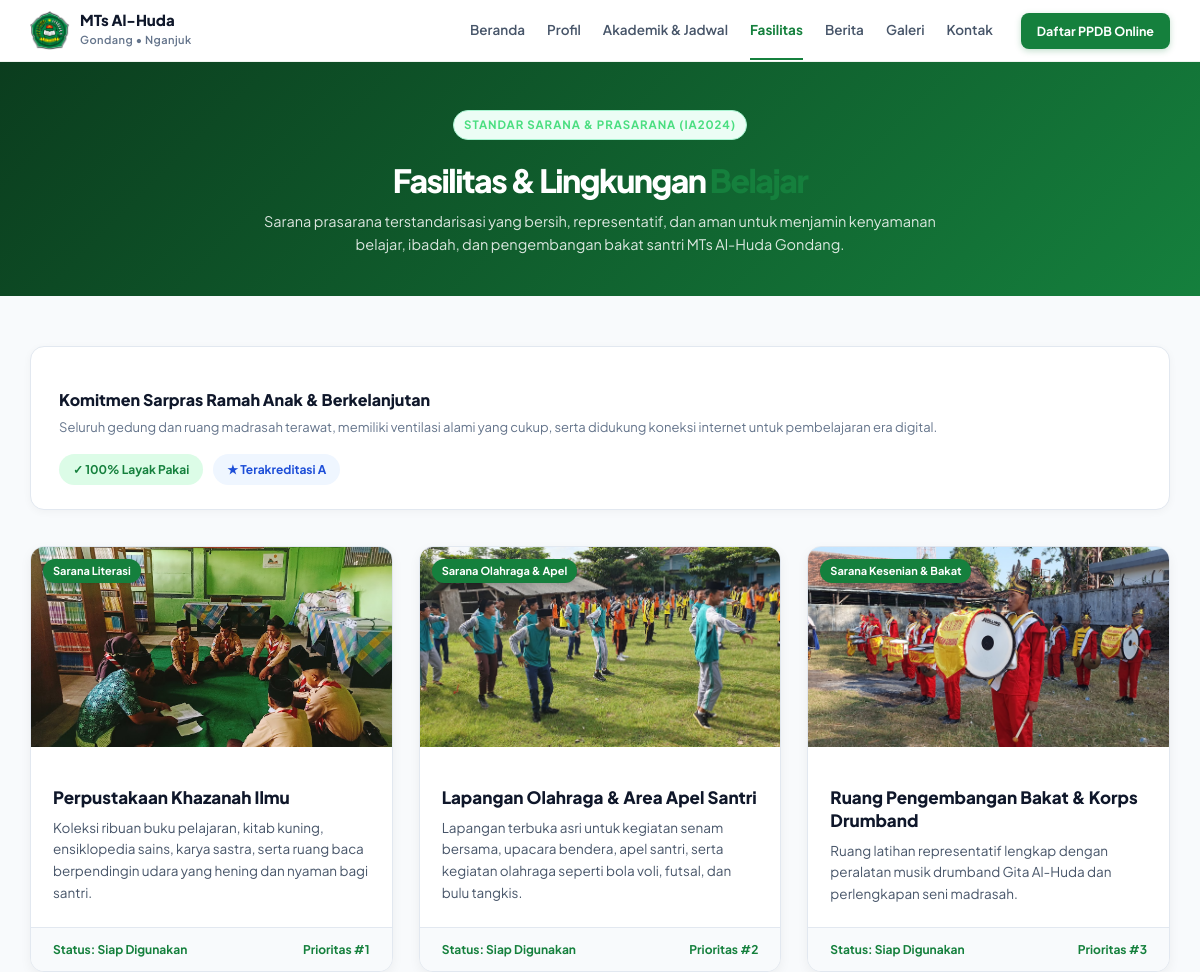
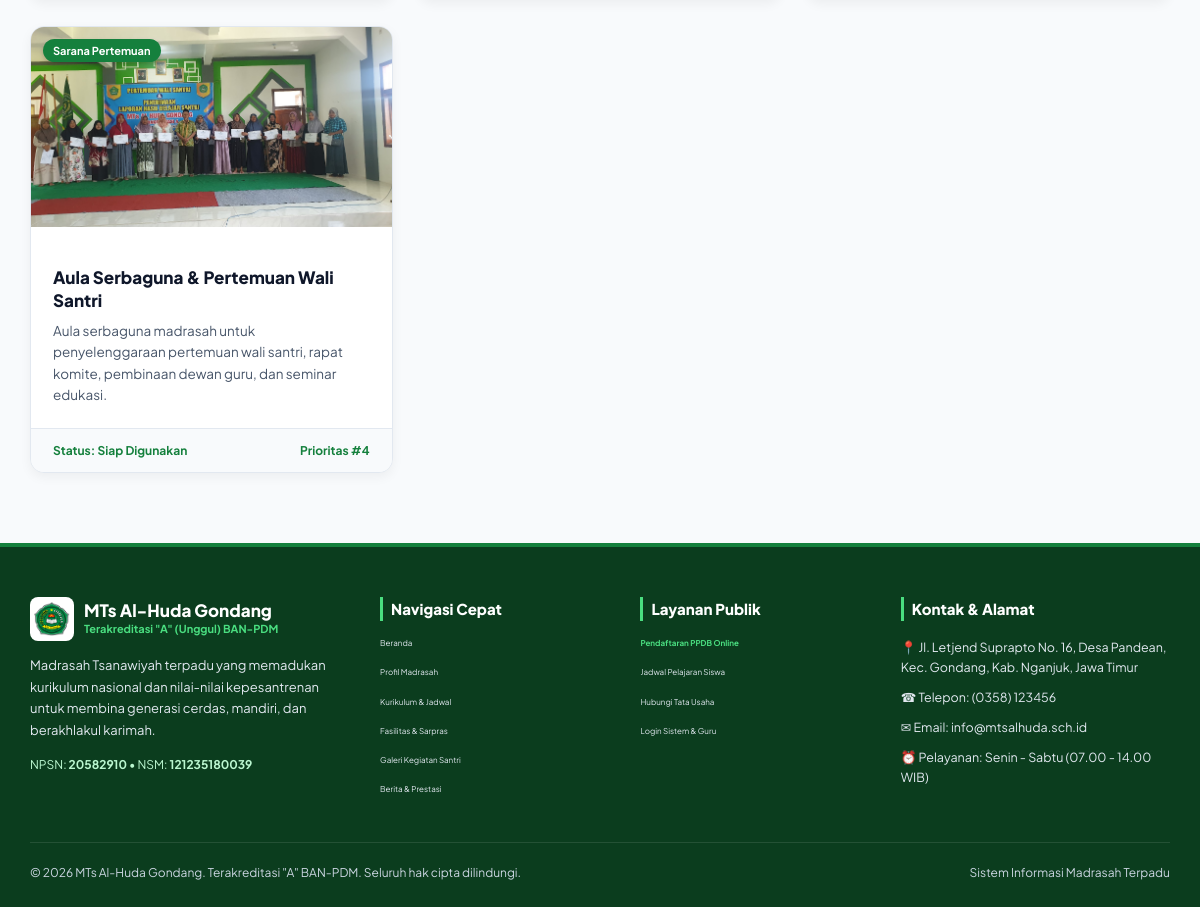
The app's page /fasilitas with its own data (2 pictures, top to bottom).
### tables this page shows
CREATE TABLE `fasilitas` (
  `id` bigint unsigned NOT NULL AUTO_INCREMENT,
  `name` varchar(120) NOT NULL,
  `nama_fasilitas` varchar(120) NOT NULL,
  `slug` varchar(140) NOT NULL,
  `category` varchar(60) NOT NULL DEFAULT 'Sarana Pembelajaran',
  `description` text DEFAULT NULL,
  `deskripsi` text DEFAULT NULL,
  `image_path` varchar(255) DEFAULT NULL,
  `gambar` varchar(255) DEFAULT NULL,
  `condition` enum('sangat_baik','baik','rusak_ringan','rusak_berat') NOT NULL DEFAULT 'baik',
  `kondisi` enum('sangat_baik','baik','rusak_ringan','rusak_berat') NOT NULL DEFAULT 'baik',
  `quantity` smallint unsigned NOT NULL DEFAULT '1',
  `jumlah` smallint unsigned NOT NULL DEFAULT '1',
  `sort_order` int NOT NULL DEFAULT '0',
  `is_active` tinyint(1) NOT NULL DEFAULT '1',
  `created_at` datetime NOT NULL DEFAULT CURRENT_TIMESTAMP,
  `updated_at` datetime NOT NULL DEFAULT CURRENT_TIMESTAMP ON UPDATE CURRENT_TIMESTAMP,
  `deleted_at` datetime DEFAULT NULL,
  PRIMARY KEY (`id`),
  UNIQUE KEY `uq_fasilitas_slug` (`slug`)
);

### app/Controllers/FasilitasController.php (called while the page is built, shortened)
<?php
class FasilitasController
{
    public function index(): void
    {
        $pdo = Database::connection();
        $stmt = $pdo->query("SELECT * FROM fasilitas WHERE is_active = 1 ORDER BY sort_order ASC, name ASC");
        $facilities = $stmt->fetchAll();
        $data = [
            'title' => 'Fasilitas & Sarana Prasarana | MTs Al-Huda Gondang',
            'facilities' => $facilities,
        ];
        require_once __DIR__ . '/../Views/fasilitas/index.php';
    }
}

### app/helpers.php (called while the page is built, shortened)
<?php
if (!function_exists('base_path')) {
    function base_path(): string
    {
        $script = str_replace('\\', '/', $_SERVER['SCRIPT_NAME'] ?? '');
        $dir = rtrim(str_replace('\\', '/', dirname($script)), '/');
        return $dir;
    }
}
if (!function_exists('base_url')) {
    function base_url(string $path = ''): string
    {
        $path = ltrim($path, '/');
        $base = base_path();
        if ($path === '') {
            return $base === '' ? '/' : $base;
        }
        return ($base === '' ? '' : $base) . '/' . $path;
    }
}

### app/Views/fasilitas/index.php (the view, shortened to what this page needs)
<?php
require_once __DIR__ . '/../layouts/header.php';
require_once __DIR__ . '/../layouts/navbar.php';
$facilities = $data['facilities'] ?? [];
?>
<main>
    <section class="page-hero" style="background: linear-gradient(135deg, #0B3D1E 0%, #15803D 100%); color: #fff; padding: 48px 0 40px;">
        <div class="container">
            <div class="section-label" style="color: #4ADE80; font-weight: 700; letter-spacing: 0.08em; text-transform: uppercase; font-size: 11.5px; margin-bottom: 8px;">
                Standar Sarana &amp; Prasarana (IA2024)
            </div>
            <h1 style="color: #ffffff; font-size: 32px; font-weight: 800; margin-bottom: 12px;">
                Fasilitas &amp; Lingkungan <span>Belajar</span>
            </h1>
            <p style="color: rgba(255,255,255,.85); max-width: 680px; font-size: 14.5px; line-height: 1.6;">
                Sarana prasarana terstandarisasi yang bersih, representatif, dan aman untuk menjamin kenyamanan belajar, ibadah, dan pengembangan bakat santri MTs Al-Huda Gondang.
            </p>
        </div>
    </section>
    <section class="page-section" style="padding: 50px 0 70px; background: #F8FAFC;">
        <div class="container">
            <div style="background: #ffffff; border-radius: 14px; border: 1px solid #E2E8F0; padding: 24px 28px; margin-bottom: 36px; box-shadow: 0 2px 8px rgba(0,0,0,.04); display: flex; align-items: center; justify-content: space-between; flex-wrap: wrap; gap: 16px;">
                <div>
                    <h3 style="font-size: 16px; font-weight: 800; color: #0F172A; margin-bottom: 4px;">
                        Komitmen Sarpras Ramah Anak &amp; Berkelanjutan
                    </h3>
                    <p style="font-size: 13px; color: #64748B; margin: 0;">
                        Seluruh gedung dan ruang madrasah terawat, memiliki ventilasi alami yang cukup, serta didukung koneksi internet untuk pembelajaran era digital.
                    </p>
                </div>
                <div style="display: flex; gap: 10px;">
                    <span style="background: #DCFCE7; color: #15803D; font-size: 12px; font-weight: 700; padding: 6px 14px; border-radius: 20px;">
                        ✓ 100% Layak Pakai
                    </span>
                    <span style="background: #EFF6FF; color: #1D4ED8; font-size: 12px; font-weight: 700; padding: 6px 14px; border-radius: 20px;">
                        ★ Terakreditasi A
                    </span>
                </div>
            </div>
            <div style="display: grid; grid-template-columns: repeat(auto-fit, minmax(320px, 1fr)); gap: 26px;">
                <?php if (empty($facilities)): ?>
                    <p style="color: #64748B;">Belum ada data fasilitas.</p>
                <?php else: ?>
                    <?php foreach ($facilities as $fac): ?>
                        <div style="background: #ffffff; border-radius: 14px; border: 1px solid #E2E8F0; overflow: hidden; box-shadow: 0 4px 12px rgba(0,0,0,.05); display: flex; flex-direction: column;">
                            <div style="height: 200px; background: #E2E8F0; position: relative; overflow: hidden;">
                                <?php $facImage = $fac['image_path'] ?? $fac['gambar'] ?? ''; ?>
                                <?php if (!empty($facImage)): ?>
                                    <img src="<?= base_url($facImage) ?>" alt="<?= htmlspecialchars($fac['name']) ?>" style="width: 100%; height: 100%; object-fit: cover;">
                                <?php endif; ?>
                                <span style="position: absolute; top: 12px; left: 12px; background: #15803D; color: #fff; font-size: 11px; font-weight: 700; padding: 3px 10px; border-radius: 20px; box-shadow: 0 2px 4px rgba(0,0,0,.15);">
                                    <?= htmlspecialchars($fac['category'] ?? $fac['icon'] ?? 'Gedung / Sarpras') ?>
                                </span>
                            </div>
                            <div style="padding: 22px; flex: 1; display: flex; flex-direction: column;">
                                <h3 style="font-size: 17px; font-weight: 800; color: #0F172A; margin-bottom: 8px; line-height: 1.35;">
                                    <?= htmlspecialchars($fac['name']) ?>
                                </h3>
                                <p style="font-size: 13.5px; color: #475569; line-height: 1.6; margin: 0; flex: 1;">
                                    <?= htmlspecialchars($fac['deskripsi'] ?? $fac['description'] ?? 'Fasilitas penunjang pembelajaran santri MTs Al-Huda Gondang.') ?>
                                </p>
                            </div>
                            <div style="padding: 12px 22px; background: #F8FAFC; border-top: 1px solid #E2E8F0; font-size: 12px; color: #15803D; font-weight: 700; display: flex; align-items: center; justify-content: space-between;">
                                <span>Status: Siap Digunakan</span>
                                <span>Prioritas #<?= (int) ($fac['sort_order'] ?? 1) ?></span>
                            </div>
                        </div>
                    <?php endforeach; ?>
                <?php endif; ?>
            </div>
        </div>
    </section>
</main>
<?php require_once __DIR__ . '/../layouts/footer.php'; ?>

### public/css/style.css (style rules this page uses)
:root { --white: #FFFFFF; --green: #15803D; --gray: #475569; --green-hover: #166534; --dark-green: #0B3D1E; --light-green: #4ADE80; --mint: #A7F3D0; --pale-green: #BBF7D0; --slate: #94A3B8; --border: #E1ECE5; --soft: #F9FAFB; --text: #0F172A; --container: 1140px; --r-sm: 7px; --r-md: 10px; --r-lg: 16px; --r-xl: 22px; --r-full: 999px; --shadow-sm: 0 1px 3px rgba(15, 23, 42, .06); --shadow-md: 0 4px 14px rgba(15, 23, 42, .07); --shadow-lg: 0 12px 30px rgba(11, 61, 30, .10); --radius-lg: 16px; --shadow: 0 12px 30px rgba(15, 61, 30, .10); }
* { box-sizing: border-box; }
html { scroll-behavior: smooth; }
body { margin: 0; font-family: 'Plus Jakarta Sans', sans-serif; color: var(--text); background: var(--white); line-height: 1.6; }
.container { width: min(var(--container), calc(100% - 40px)); margin-inline: auto; }
.eyebrow, .section-label { display: inline-flex; align-items: center; gap: 7px; color: var(--green); background: #ECFDF5; border: 1px solid var(--mint); border-radius: 999px; padding: 6px 14px; font-size: 11.5px; font-weight: 700; }
.section-label { font-size: 8px; padding: 5px 10px; }
.page-hero { background: linear-gradient(120deg, #FFFFFF 0%, #F0FDF4 55%, #DCFCE7 100%); padding: 60px 0 48px; text-align: center; }
.page-hero h1 { margin: 16px 0 12px; font-size: clamp(30px, 4vw, 44px); line-height: 1.05; letter-spacing: -1.5px; font-weight: 800; }
.page-hero h1 span { color: var(--green); }
.page-hero p { max-width: 640px; margin: 0 auto; color: var(--gray); font-size: 12px; line-height: 1.8; }
.page-section { padding: 54px 0 64px; }

### records on screen
fasilitas: image_path (picture), category "Sarana Literasi", name "Perpustakaan Khazanah Ilmu", deskripsi "Koleksi ribuan buku pelajaran, kitab kuning, ensiklopedia sains, karya sastra, serta ruang baca berpendingin udara yang hening dan nyaman bagi santri.", sort_order "1"
fasilitas: image_path (picture), category "Sarana Olahraga & Apel", name "Lapangan Olahraga & Area Apel Santri", deskripsi "Lapangan terbuka asri untuk kegiatan senam bersama, upacara bendera, apel santri, serta kegiatan olahraga seperti bola voli, futsal, dan bulu tangkis.", sort_order "2"
fasilitas: image_path (picture), category "Sarana Kesenian & Bakat", name "Ruang Pengembangan Bakat & Korps Drumband", deskripsi "Ruang latihan representatif lengkap dengan peralatan musik drumband Gita Al-Huda dan perlengkapan seni madrasah.", sort_order "3"
fasilitas: image_path (picture), category "Sarana Pertemuan", name "Aula Serbaguna & Pertemuan Wali Santri", deskripsi "Aula serbaguna madrasah untuk penyelenggaraan pertemuan wali santri, rapat komite, pembinaan dewan guru, dan seminar edukasi.", sort_order "4"

### other values on screen
$label "Beranda"
$label "Profil"
$label "Akademik & Jadwal"
$label "Fasilitas"
$label "Berita"
$label "Galeri"
$label "Kontak"
